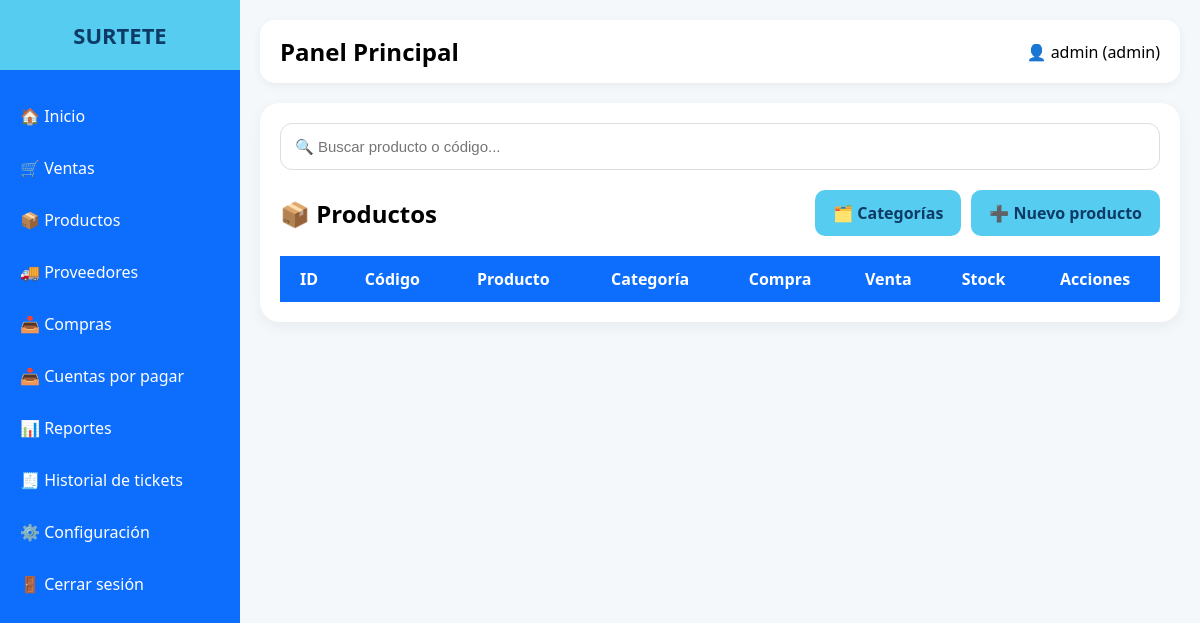
Page /productos/index.php (signed in) on the earlier database version.
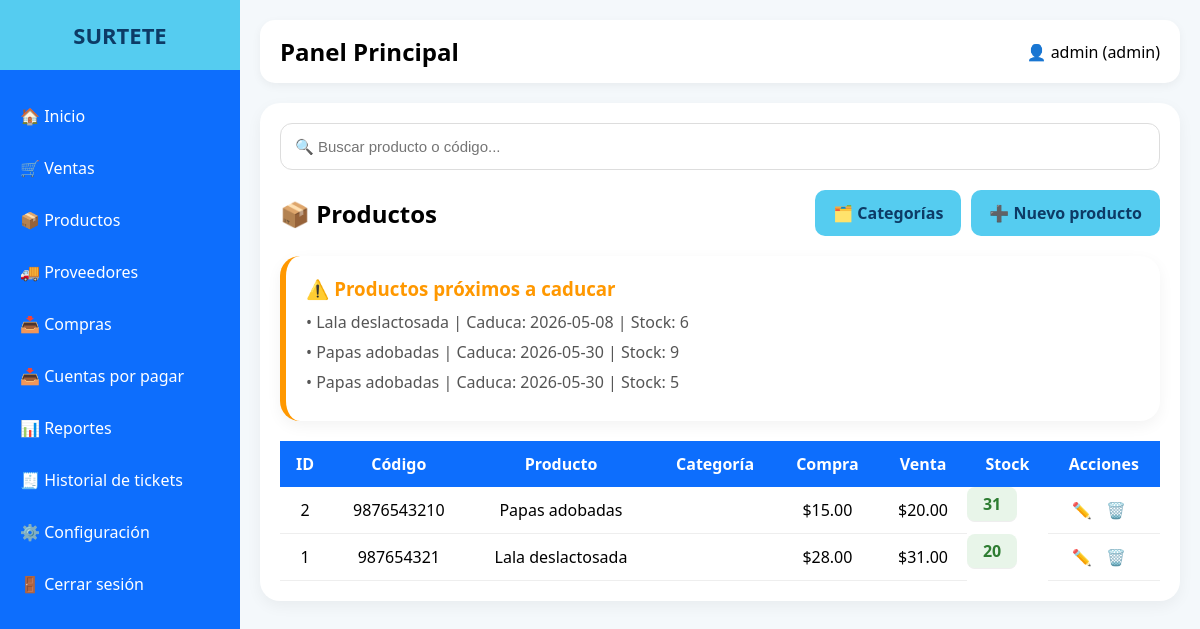
Same page on the later database version.
### tables this page shows
CREATE TABLE `productos` (
  `id` int(11) NOT NULL,
  `codigo_barras` varchar(50) DEFAULT NULL,
  `nombre` varchar(150) NOT NULL,
  `descripcion` text DEFAULT NULL,
  `precio_compra` decimal(10,2) DEFAULT NULL,
  `precio_venta` decimal(10,2) DEFAULT NULL,
  `stock` int(11) DEFAULT 0,
  `categoria_id` int(11) DEFAULT NULL
);

CREATE TABLE `lotes` (
  `id` int(11) NOT NULL,
  `producto_id` int(11) NOT NULL,
  `lote` varchar(100) DEFAULT NULL,
  `fecha_caducidad` date DEFAULT NULL,
  `stock` int(11) DEFAULT 0,
  `costo` decimal(10,2) DEFAULT NULL,
  `fecha_ingreso` timestamp NOT NULL DEFAULT current_timestamp()
);

### productos/index.php (the view, shortened to what this page needs)
<?php
include("../config/db.php");
$sql = "
SELECT productos.*, categorias.nombre AS categoria
FROM productos
LEFT JOIN categorias
ON productos.categoria_id = categorias.id
ORDER BY productos.id DESC
";
$stmt = $conexion->query($sql);
$productos = $stmt->fetchAll();
$caducados = $conexion->query("
SELECT
productos.nombre,
lotes.fecha_caducidad,
lotes.stock
FROM lotes
INNER JOIN productos
ON lotes.producto_id = productos.id
WHERE lotes.fecha_caducidad <= DATE_ADD(NOW(), INTERVAL 30 DAY)
AND lotes.stock > 0
ORDER BY lotes.fecha_caducidad ASC
")->fetchAll();
?>
<!DOCTYPE html>
<html lang="es">
<head>
<link rel="stylesheet" href="../assets/css/style.css">
</head>
<body>
<?php include("../includes/sidebar.php"); ?>
<div class="main">
<?php include("../includes/topbar.php"); ?>
<div class="table-container">
    <div class="search-box">
        <input type="text"
            id="buscar"
            placeholder="🔍 Buscar producto o código...">
    </div>
    <div class="top-actions">
    <h2>📦 Productos</h2>
    <div style="display:flex; gap:10px;">
        <a href="../categorias/index.php" class="btn">
            🗂️ Categorías
        </a>
        <a href="crear.php" class="btn">
            ➕ Nuevo producto
        </a>
    </div>
</div>
    <table>
        <thead>
            <tr>
                <th>ID</th>
                <th>Código</th>
                <th>Producto</th>
                <th>Categoría</th>
                <th>Compra</th>
                <th>Venta</th>
                <th>Stock</th>
                <th>Acciones</th>
            </tr>
        </thead>
        <tbody id="tabla-productos">
        <?php foreach($productos as $p): ?>
            <tr>
                <td><?php echo $p['id']; ?></td>
                <td><?php echo $p['codigo_barras']; ?></td>
                <td><?php echo $p['nombre']; ?></td>
                <td><?php echo $p['categoria']; ?></td>
                <td>$<?php echo $p['precio_compra']; ?></td>
                <td>$<?php echo $p['precio_venta']; ?></td>
                <?php
                $clase = 'normal';
                ?>
                <td class="stock <?php echo $clase; ?>">
                    <?php echo $p['stock']; ?>
                </td>
                <td class="acciones">
                    <a href="editar.php?id=<?php echo $p['id']; ?>">✏️</a>
                    <a href="eliminar.php?id=<?php echo $p['id']; ?>"onclick="return confirm('¿Eliminar producto?')">🗑️</a>
                </td>
            </tr>
        <?php endforeach; ?>
        <?php if(count($caducados) > 0): ?>
            <div class="card-alerta">
            <h3>⚠️ Productos próximos a caducar</h3>
            <?php foreach($caducados as $c): ?>
            <p>
            • <?php echo $c['nombre']; ?>
            | Caduca:
            <?php echo $c['fecha_caducidad']; ?>
            | Stock:
            <?php echo $c['stock']; ?>
            </p>
            <?php endforeach; ?>
            </div>
            <?php endif; ?>
        </tbody>
    </table>
</div>
</div>
</body>
</html>

Differences in the rows shown:
added productos: id "2", codigo_barras "9876543210", nombre "Papas adobadas", precio_compra "15.00", precio_venta "20.00", stock "31"
added productos: id "1", codigo_barras "987654321", nombre "Lala deslactosada", precio_compra "28.00", precio_venta "31.00", stock "20"
added lotes: producto.nombre "Lala deslactosada", fecha_caducidad "2026-05-08", stock "6"
added lotes: producto.nombre "Papas adobadas", fecha_caducidad "2026-05-30", stock "9"
added lotes: producto.nombre "Papas adobadas", fecha_caducidad "2026-05-30", stock "5"
Other differences:
text now shown: "⚠️ Productos próximos a caducar"
